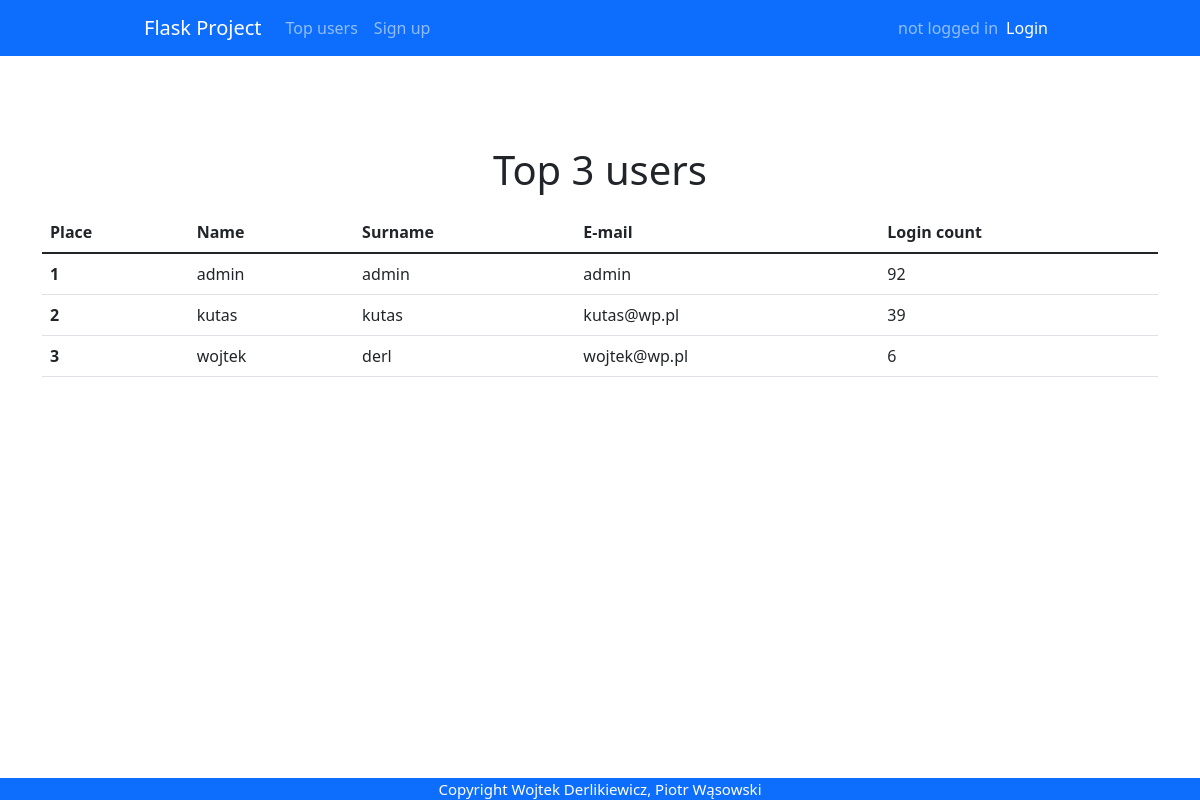
/top_users, run on an earlier commit of the app's database.
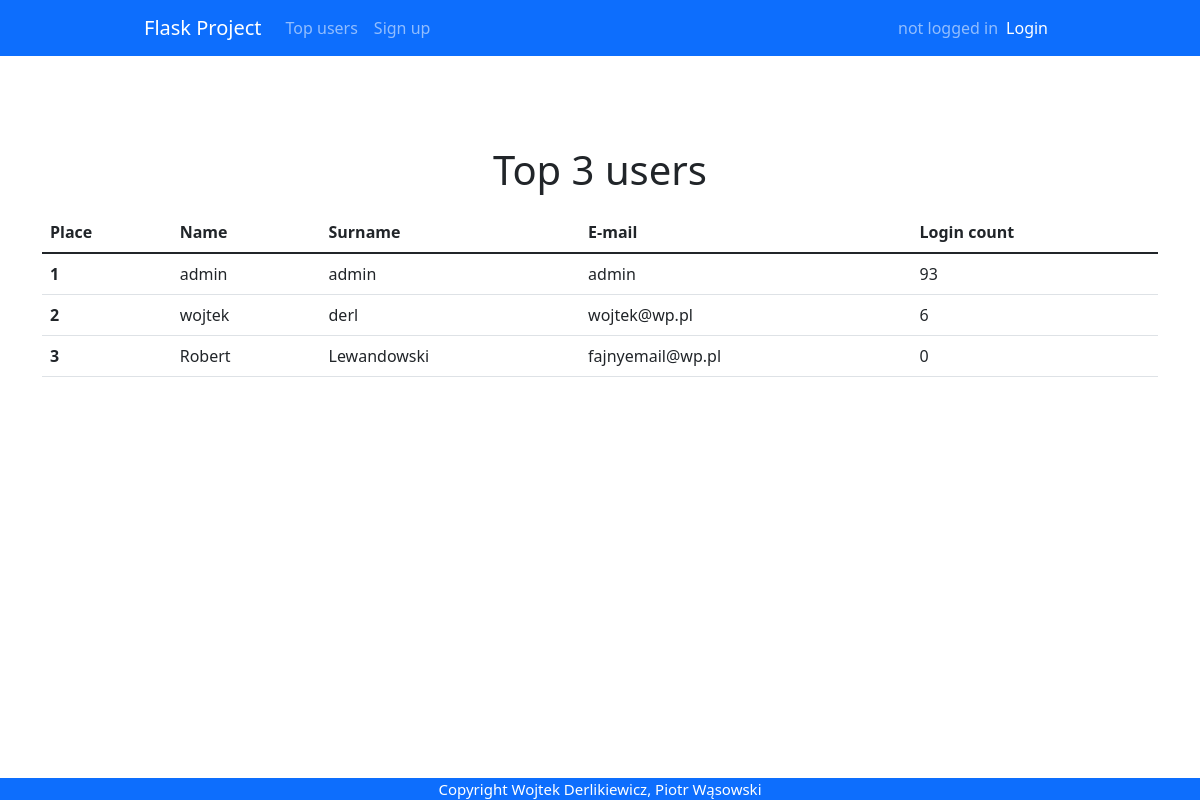
And on a later commit of the database.
### app.py (models this page shows)
class User(db.Model, UserMixin):
    id = db.Column(db.Integer, primary_key = True)
    email = db.Column(db.String(30), nullable=False, unique=True)
    name = db.Column(db.String(20), nullable=False)
    last_name = db.Column(db.String(20), nullable=False)
    password = db.Column(db.String(80), nullable=False)
    login_count = db.Column(db.Integer, nullable=False, default=0)
    isAdmin = db.Column(db.Boolean(), nullable=False, default=False)

### app.py (the view)
@app.route('/top_users', methods=['GET', 'POST'])
def topUsers():
    top_users = db.session.query(User).order_by(User.login_count.desc()).limit(3)
    return render_template('top_users.html', users = top_users)

### templates/top_users.html
{% extends "base.html" %} {% block title %}Top users{% endblock %} {% block
content %}
<h1>Top 3 users</h1>
<table class="table">
  <thead>
    <tr>
      <th scope="col">Place</th>
      <th scope="col">Name</th>
      <th scope="col">Surname</th>
      <th scope="col">E-mail</th>
      <th scope="col">Login count</th>
    </tr>
  </thead>
  <tbody>
    {% set x = namespace(value=1) %} {% for user in users %}
    <tr>
      <th scope="row">{{x.value}} {% set x.value = x.value + 1 %}</th>
      <td>{{ user.name }}</td>
      <td>{{ user.last_name }}</td>
      <td>{{ user.email }}</td>
      <td>{{ user.login_count }}</td>
    </tr>
    {% endfor %}
  </tbody>
</table>
{% endblock %}

### templates/base.html (shortened to what this page needs)
<!DOCTYPE html>
<html lang="pl">
  <head>
    {% block styles %}
    <link
      rel="stylesheet"
      href="{{url_for('.static', filename='styles/base.css')}}"
    />
    <link
      href="https://cdn.jsdelivr.net/npm/bootstrap@5.1.3/dist/css/bootstrap.min.css"
      rel="stylesheet"
    />
    {% endblock %}
  </head>
  <body>
    <nav class="navbar navbar-expand-lg navbar-dark bg-primary">
      <div class="container-fluid">
        <a class="navbar-brand" href="{{url_for('home')}}">Flask Project</a>
        <div class="collapse navbar-collapse" id="navbarText">
          <ul class="navbar-nav me-auto mb-2 mb-lg-0">
            <li class="nav-item">
              <a class="nav-link" href="{{url_for('topUsers')}}">Top users</a>
            </li>
             {% if not current_user.is_authenticated %}
            <li class="nav-item">
              <a class="nav-link" href="{{url_for('register')}}">Sign up</a>
            </li>
            {% endif %}
          </ul>
          {% if current_user.is_authenticated %}
          <span class="navbar-text"> Logged as {{current_user.name }} </span>
          <span class="navbar-item">
            <ul class="navbar-nav me-auto mb-2 mb-lg-0">
              <li class="nav-item">
                <a
                  class="nav-link active"
                  aria-current="page"
                  href="{{url_for('logout')}}"
                  >Log out</a
                >
              </li>
            </ul>
          </span>
          {% else %}
          <span class="navbar-text"> not logged in </span>
          <span class="navbar-item">
            <ul class="navbar-nav me-auto mb-2 mb-lg-0">
              <li class="nav-item">
                <a
                  class="nav-link active"
                  aria-current="page"
                  href="{{url_for('login')}}"
                  >Login</a
                >
              </li>
            </ul>
          </span>
          {% endif %}
        </div>
      </div>
    </nav>
    <div class="container">{% block content %} {% endblock %}</div>
    <footer>Copyright Wojtek Derlikiewicz, Piotr Wąsowski</footer>
  </body>
</html>

### static/styles/base.css (style rules this page uses)
html { overflow: -moz-scrollbars-vertical; overflow-y: scroll; }
body { margin: 0; background-color: dimgrey; font-family: "Roboto", sans-serif; }
a { text-decoration: none; }
.container { overflow: hidden; margin-top: 30px; padding-top: 50px; display: grid; place-items: center; }
.container-fluid { width: 78% !important; }
h1 { padding: 10px; }
footer { position: fixed; bottom: 0; width: 100%; background-color: #0d6efd; color: white; font-size: 15px; text-align: center; }

What changed in the data, as far as the page shows it:
removed User: value "2", name "kutas", last_name "kutas", email "kutas@wp.pl", login_count "39"
changed User "admin": login_count "92" → "93"
computed for User "wojtek": value "3" → "2"
added User: value "3", name "Robert", last_name "Lewandowski", email "fajnyemail@wp.pl", login_count "0"
